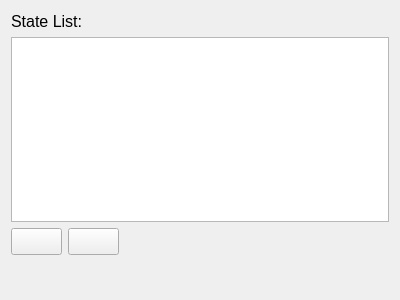
<?xml version="1.0" encoding="UTF-8"?>
<ui version="4.0">
 <class>MultiStateEditor</class>
 <widget class="QWidget" name="MultiStateEditor">
  <property name="geometry">
   <rect>
    <x>0</x>
    <y>0</y>
    <width>400</width>
    <height>300</height>
   </rect>
  </property>
  <property name="font">
   <font>
    <pointsize>12</pointsize>
   </font>
  </property>
  <property name="windowTitle">
   <string>Form</string>
  </property>
  <layout class="QGridLayout" name="gridLayout">
   <item row="2" column="1">
    <widget class="QPushButton" name="pbDeleteState">
     <property name="text">
      <string/>
     </property>
     <property name="icon">
      <iconset theme="QIcon::ThemeIcon::EditDelete"/>
     </property>
    </widget>
   </item>
   <item row="2" column="0">
    <widget class="QPushButton" name="pbAddState">
     <property name="text">
      <string/>
     </property>
     <property name="icon">
      <iconset theme="QIcon::ThemeIcon::ContactNew"/>
     </property>
    </widget>
   </item>
   <item row="2" column="2">
    <spacer name="horizontalSpacer_2">
     <property name="orientation">
      <enum>Qt::Orientation::Horizontal</enum>
     </property>
     <property name="sizeHint" stdset="0">
      <size>
       <width>40</width>
       <height>20</height>
      </size>
     </property>
    </spacer>
   </item>
   <item row="0" column="2">
    <spacer name="horizontalSpacer">
     <property name="orientation">
      <enum>Qt::Orientation::Horizontal</enum>
     </property>
     <property name="sizeHint" stdset="0">
      <size>
       <width>40</width>
       <height>20</height>
      </size>
     </property>
    </spacer>
   </item>
   <item row="1" column="0" colspan="3">
    <widget class="QListView" name="lvStateList"/>
   </item>
   <item row="0" column="0" colspan="2">
    <widget class="QLabel" name="lblStateList">
     <property name="text">
      <string>State List:</string>
     </property>
    </widget>
   </item>
   <item row="3" column="1">
    <spacer name="verticalSpacer">
     <property name="orientation">
      <enum>Qt::Orientation::Vertical</enum>
     </property>
     <property name="sizeHint" stdset="0">
      <size>
       <width>20</width>
       <height>40</height>
      </size>
     </property>
    </spacer>
   </item>
  </layout>
 </widget>
 <resources/>
 <connections/>
</ui>
